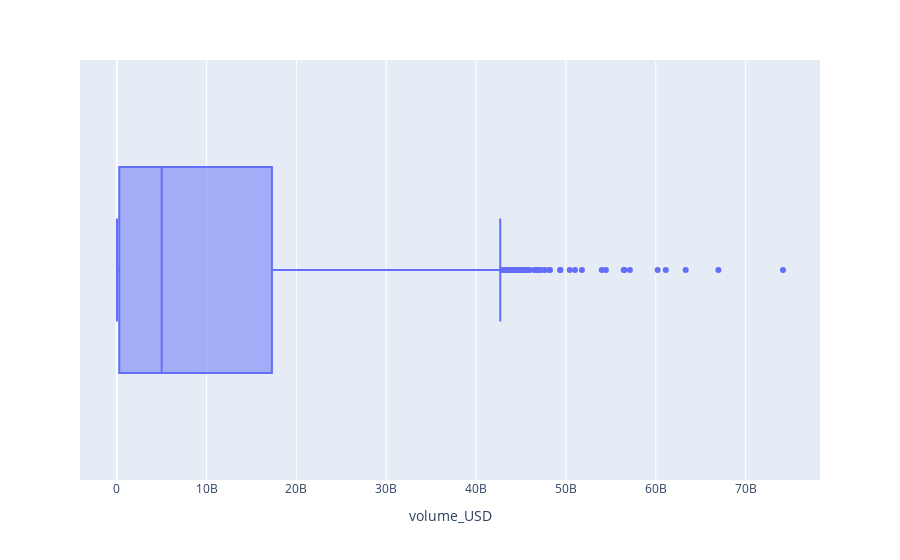

Source (notebook cell):
### Markdown cell above
Checking Outliers

### Code cell
px.box(data_frame=df, x='volume_USD')

### Figure 1 — Plotly figure (JSON) as saved in the notebook; plotly's stock layout.template omitted (floating-point values rounded to 4 significant figures; data arrays with more than 128 entries replaced by an {"elided": "..."} marker saying what was removed)
{"data": [{"alignmentgroup": "True", "hovertemplate": "volume_USD=%{x}<extra></extra>", "legendgroup": "", "marker": {"color": "#636efa"}, "name": "", "notched": false, "offsetgroup": "", "orientation": "h", "showlegend": false, "type": "box", "x": {"elided": "1746 int values"}, "x0": " ", "xaxis": "x", "y0": " ", "yaxis": "y"}], "layout": {"boxmode": "group", "legend": {"tracegroupgap": 0}, "margin": {"t": 60}, "xaxis": {"anchor": "y", "domain": [0, 1], "title": {"text": "volume_USD"}}, "yaxis": {"anchor": "x", "domain": [0, 1]}}}
